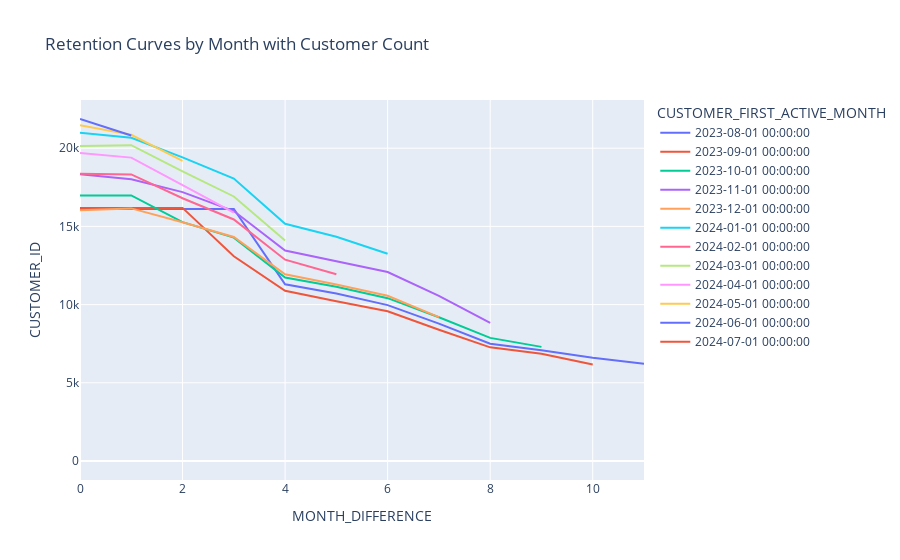
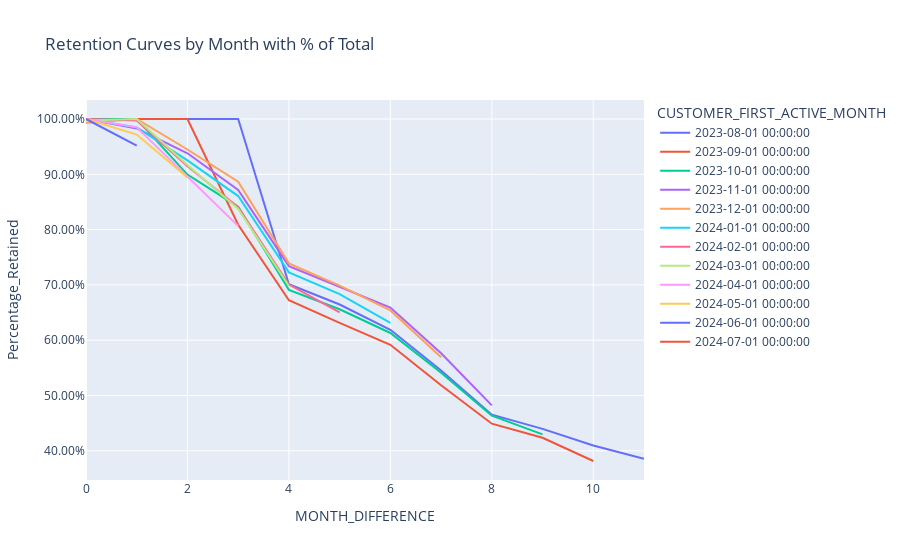

Here is the notebook cell these charts were saved with, in order:
### Code cell
##Draw some retention curves for easy analysis across cohorts

## Just show last year for cleaner retention curves 
month_grouping = month_grouping[month_grouping['CUSTOMER_FIRST_ACTIVE_MONTH'] >= '2023-08-01 00:00:00']
fig = px.line(month_grouping, x="MONTH_DIFFERENCE", y="CUSTOMER_ID", color='CUSTOMER_FIRST_ACTIVE_MONTH', title="Retention Curves by Month with Customer Count")
fig.show()


month_grouping['Percentage_Retained'] = month_grouping['CUSTOMER_ID'] / month_grouping.groupby('CUSTOMER_FIRST_ACTIVE_MONTH')['CUSTOMER_ID'].transform('max')
fig = px.line(month_grouping, x="MONTH_DIFFERENCE", y="Percentage_Retained", color='CUSTOMER_FIRST_ACTIVE_MONTH' , title="Retention Curves by Month with % of Total")
fig.update_layout(yaxis_tickformat=".2%")
fig.show()

### Figure 1 — Plotly figure (JSON) as saved in the notebook; plotly's stock layout.template omitted (floating-point values rounded to 4 significant figures)
{"data": [{"hovertemplate": "CUSTOMER_FIRST_ACTIVE_MONTH=2023-08-01 00:00:00<br>MONTH_DIFFERENCE=%{x}<br>CUSTOMER_ID=%{y}<extra></extra>", "legendgroup": "2023-08-01 00:00:00", "line": {"color": "#636efa", "dash": "solid"}, "marker": {"symbol": "circle"}, "mode": "lines", "name": "2023-08-01 00:00:00", "orientation": "v", "showlegend": true, "type": "scatter", "x": [0, 1, 2, 3, 4, 5, 6, 7, 8, 9, 10, 11], "xaxis": "x", "y": [16109, 16109, 16109, 16109, 11298, 10706, 9969, 8782, 7496, 7082, 6600, 6212], "yaxis": "y"}, {"hovertemplate": "CUSTOMER_FIRST_ACTIVE_MONTH=2023-09-01 00:00:00<br>MONTH_DIFFERENCE=%{x}<br>CUSTOMER_ID=%{y}<extra></extra>", "legendgroup": "2023-09-01 00:00:00", "line": {"color": "#EF553B", "dash": "solid"}, "marker": {"symbol": "circle"}, "mode": "lines", "name": "2023-09-01 00:00:00", "orientation": "v", "showlegend": true, "type": "scatter", "x": [0, 1, 2, 3, 4, 5, 6, 7, 8, 9, 10], "xaxis": "x", "y": [16184, 16184, 16184, 13088, 10881, 10216, 9577, 8392, 7268, 6856, 6176], "yaxis": "y"}, {"hovertemplate": "CUSTOMER_FIRST_ACTIVE_MONTH=2023-10-01 00:00:00<br>MONTH_DIFFERENCE=%{x}<br>CUSTOMER_ID=%{y}<extra></extra>", "legendgroup": "2023-10-01 00:00:00", "line": {"color": "#00cc96", "dash": "solid"}, "marker": {"symbol": "circle"}, "mode": "lines", "name": "2023-10-01 00:00:00", "orientation": "v", "showlegend": true, "type": "scatter", "x": [0, 1, 2, 3, 4, 5, 6, 7, 8, 9], "xaxis": "x", "y": [16981, 16981, 15275, 14285, 11734, 11140, 10411, 9190, 7873, 7298], "yaxis": "y"}, {"hovertemplate": "CUSTOMER_FIRST_ACTIVE_MONTH=2023-11-01 00:00:00<br>MONTH_DIFFERENCE=%{x}<br>CUSTOMER_ID=%{y}<extra></extra>", "legendgroup": "2023-11-01 00:00:00", "line": {"color": "#ab63fa", "dash": "solid"}, "marker": {"symbol": "circle"}, "mode": "lines", "name": "2023-11-01 00:00:00", "orientation": "v", "showlegend": true, "type": "scatter", "x": [0, 1, 2, 3, 4, 5, 6, 7, 8], "xaxis": "x", "y": [18329, 18016, 17194, 15980, 13454, 12779, 12081, 10563, 8839], "yaxis": "y"}, {"hovertemplate": "CUSTOMER_FIRST_ACTIVE_MONTH=2023-12-01 00:00:00<br>MONTH_DIFFERENCE=%{x}<br>CUSTOMER_ID=%{y}<extra></extra>", "legendgroup": "2023-12-01 00:00:00", "line": {"color": "#FFA15A", "dash": "solid"}, "marker": {"symbol": "circle"}, "mode": "lines", "name": "2023-12-01 00:00:00", "orientation": "v", "showlegend": true, "type": "scatter", "x": [0, 1, 2, 3, 4, 5, 6, 7], "xaxis": "x", "y": [16035, 16152, 15261, 14323, 11936, 11286, 10562, 9196], "yaxis": "y"}, {"hovertemplate": "CUSTOMER_FIRST_ACTIVE_MONTH=2024-01-01 00:00:00<br>MONTH_DIFFERENCE=%{x}<br>CUSTOMER_ID=%{y}<extra></extra>", "legendgroup": "2024-01-01 00:00:00", "line": {"color": "#19d3f3", "dash": "solid"}, "marker": {"symbol": "circle"}, "mode": "lines", "name": "2024-01-01 00:00:00", "orientation": "v", "showlegend": true, "type": "scatter", "x": [0, 1, 2, 3, 4, 5, 6], "xaxis": "x", "y": [20986, 20664, 19416, 18062, 15166, 14342, 13253], "yaxis": "y"}, {"hovertemplate": "CUSTOMER_FIRST_ACTIVE_MONTH=2024-02-01 00:00:00<br>MONTH_DIFFERENCE=%{x}<br>CUSTOMER_ID=%{y}<extra></extra>", "legendgroup": "2024-02-01 00:00:00", "line": {"color": "#FF6692", "dash": "solid"}, "marker": {"symbol": "circle"}, "mode": "lines", "name": "2024-02-01 00:00:00", "orientation": "v", "showlegend": true, "type": "scatter", "x": [0, 1, 2, 3, 4, 5], "xaxis": "x", "y": [18369, 18322, 16798, 15444, 12871, 11944], "yaxis": "y"}, {"hovertemplate": "CUSTOMER_FIRST_ACTIVE_MONTH=2024-03-01 00:00:00<br>MONTH_DIFFERENCE=%{x}<br>CUSTOMER_ID=%{y}<extra></extra>", "legendgroup": "2024-03-01 00:00:00", "line": {"color": "#B6E880", "dash": "solid"}, "marker": {"symbol": "circle"}, "mode": "lines", "name": "2024-03-01 00:00:00", "orientation": "v", "showlegend": true, "type": "scatter", "x": [0, 1, 2, 3, 4], "xaxis": "x", "y": [20142, 20196, 18517, 16914, 14099], "yaxis": "y"}, {"hovertemplate": "CUSTOMER_FIRST_ACTIVE_MONTH=2024-04-01 00:00:00<br>MONTH_DIFFERENCE=%{x}<br>CUSTOMER_ID=%{y}<extra></extra>", "legendgroup": "2024-04-01 00:00:00", "line": {"color": "#FF97FF", "dash": "solid"}, "marker": {"symbol": "circle"}, "mode": "lines", "name": "2024-04-01 00:00:00", "orientation": "v", "showlegend": true, "type": "scatter", "x": [0, 1, 2, 3], "xaxis": "x", "y": [19695, 19398, 17642, 15887], "yaxis": "y"}, {"hovertemplate": "CUSTOMER_FIRST_ACTIVE_MONTH=2024-05-01 00:00:00<br>MONTH_DIFFERENCE=%{x}<br>CUSTOMER_ID=%{y}<extra></extra>", "legendgroup": "2024-05-01 00:00:00", "line": {"color": "#FECB52", "dash": "solid"}, "marker": {"symbol": "circle"}, "mode": "lines", "name": "2024-05-01 00:00:00", "orientation": "v", "showlegend": true, "type": "scatter", "x": [0, 1, 2], "xaxis": "x", "y": [21463, 20859, 19194], "yaxis": "y"}, {"hovertemplate": "CUSTOMER_FIRST_ACTIVE_MONTH=2024-06-01 00:00:00<br>MONTH_DIFFERENCE=%{x}<br>CUSTOMER_ID=%{y}<extra></extra>", "legendgroup": "2024-06-01 00:00:00", "line": {"color": "#636efa", "dash": "solid"}, "marker": {"symbol": "circle"}, "mode": "lines", "name": "2024-06-01 00:00:00", "orientation": "v", "showlegend": true, "type": "scatter", "x": [0, 1], "xaxis": "x", "y": [21867, 20812], "yaxis": "y"}, {"hovertemplate": "CUSTOMER_FIRST_ACTIVE_MONTH=2024-07-01 00:00:00<br>MONTH_DIFFERENCE=%{x}<br>CUSTOMER_ID=%{y}<extra></extra>", "legendgroup": "2024-07-01 00:00:00", "line": {"color": "#EF553B", "dash": "solid"}, "marker": {"symbol": "circle"}, "mode": "lines", "name": "2024-07-01 00:00:00", "orientation": "v", "showlegend": true, "type": "scatter", "x": [0], "xaxis": "x", "y": [1], "yaxis": "y"}], "layout": {"autosize": true, "legend": {"title": {"text": "CUSTOMER_FIRST_ACTIVE_MONTH"}, "tracegroupgap": 0}, "title": {"text": "Retention Curves by Month with Customer Count"}, "xaxis": {"anchor": "y", "autorange": true, "domain": [0, 1], "range": [0, 11], "title": {"text": "MONTH_DIFFERENCE"}, "type": "linear"}, "yaxis": {"anchor": "x", "autorange": true, "domain": [0, 1], "range": [-1214.0, 23080.0], "title": {"text": "CUSTOMER_ID"}, "type": "linear"}}}

### Figure 2 — Plotly figure (JSON) as saved in the notebook; plotly's stock layout.template omitted (floating-point values rounded to 4 significant figures)
{"data": [{"hovertemplate": "CUSTOMER_FIRST_ACTIVE_MONTH=2023-08-01 00:00:00<br>MONTH_DIFFERENCE=%{x}<br>Percentage_Retained=%{y}<extra></extra>", "legendgroup": "2023-08-01 00:00:00", "line": {"color": "#636efa", "dash": "solid"}, "marker": {"symbol": "circle"}, "mode": "lines", "name": "2023-08-01 00:00:00", "orientation": "v", "showlegend": true, "type": "scatter", "x": [0, 1, 2, 3, 4, 5, 6, 7, 8, 9, 10, 11], "xaxis": "x", "y": [1, 1, 1, 1, 0.7013, 0.6646, 0.6188, 0.5452, 0.4653, 0.4396, 0.4097, 0.3856], "yaxis": "y"}, {"hovertemplate": "CUSTOMER_FIRST_ACTIVE_MONTH=2023-09-01 00:00:00<br>MONTH_DIFFERENCE=%{x}<br>Percentage_Retained=%{y}<extra></extra>", "legendgroup": "2023-09-01 00:00:00", "line": {"color": "#EF553B", "dash": "solid"}, "marker": {"symbol": "circle"}, "mode": "lines", "name": "2023-09-01 00:00:00", "orientation": "v", "showlegend": true, "type": "scatter", "x": [0, 1, 2, 3, 4, 5, 6, 7, 8, 9, 10], "xaxis": "x", "y": [1, 1, 1, 0.8087, 0.6723, 0.6312, 0.5918, 0.5185, 0.4491, 0.4236, 0.3816], "yaxis": "y"}, {"hovertemplate": "CUSTOMER_FIRST_ACTIVE_MONTH=2023-10-01 00:00:00<br>MONTH_DIFFERENCE=%{x}<br>Percentage_Retained=%{y}<extra></extra>", "legendgroup": "2023-10-01 00:00:00", "line": {"color": "#00cc96", "dash": "solid"}, "marker": {"symbol": "circle"}, "mode": "lines", "name": "2023-10-01 00:00:00", "orientation": "v", "showlegend": true, "type": "scatter", "x": [0, 1, 2, 3, 4, 5, 6, 7, 8, 9], "xaxis": "x", "y": [1, 1, 0.8995, 0.8412, 0.691, 0.656, 0.6131, 0.5412, 0.4636, 0.4298], "yaxis": "y"}, {"hovertemplate": "CUSTOMER_FIRST_ACTIVE_MONTH=2023-11-01 00:00:00<br>MONTH_DIFFERENCE=%{x}<br>Percentage_Retained=%{y}<extra></extra>", "legendgroup": "2023-11-01 00:00:00", "line": {"color": "#ab63fa", "dash": "solid"}, "marker": {"symbol": "circle"}, "mode": "lines", "name": "2023-11-01 00:00:00", "orientation": "v", "showlegend": true, "type": "scatter", "x": [0, 1, 2, 3, 4, 5, 6, 7, 8], "xaxis": "x", "y": [1, 0.9829, 0.9381, 0.8718, 0.734, 0.6972, 0.6591, 0.5763, 0.4822], "yaxis": "y"}, {"hovertemplate": "CUSTOMER_FIRST_ACTIVE_MONTH=2023-12-01 00:00:00<br>MONTH_DIFFERENCE=%{x}<br>Percentage_Retained=%{y}<extra></extra>", "legendgroup": "2023-12-01 00:00:00", "line": {"color": "#FFA15A", "dash": "solid"}, "marker": {"symbol": "circle"}, "mode": "lines", "name": "2023-12-01 00:00:00", "orientation": "v", "showlegend": true, "type": "scatter", "x": [0, 1, 2, 3, 4, 5, 6, 7], "xaxis": "x", "y": [0.9928, 1, 0.9448, 0.8868, 0.739, 0.6987, 0.6539, 0.5693], "yaxis": "y"}, {"hovertemplate": "CUSTOMER_FIRST_ACTIVE_MONTH=2024-01-01 00:00:00<br>MONTH_DIFFERENCE=%{x}<br>Percentage_Retained=%{y}<extra></extra>", "legendgroup": "2024-01-01 00:00:00", "line": {"color": "#19d3f3", "dash": "solid"}, "marker": {"symbol": "circle"}, "mode": "lines", "name": "2024-01-01 00:00:00", "orientation": "v", "showlegend": true, "type": "scatter", "x": [0, 1, 2, 3, 4, 5, 6], "xaxis": "x", "y": [1, 0.9847, 0.9252, 0.8607, 0.7227, 0.6834, 0.6315], "yaxis": "y"}, {"hovertemplate": "CUSTOMER_FIRST_ACTIVE_MONTH=2024-02-01 00:00:00<br>MONTH_DIFFERENCE=%{x}<br>Percentage_Retained=%{y}<extra></extra>", "legendgroup": "2024-02-01 00:00:00", "line": {"color": "#FF6692", "dash": "solid"}, "marker": {"symbol": "circle"}, "mode": "lines", "name": "2024-02-01 00:00:00", "orientation": "v", "showlegend": true, "type": "scatter", "x": [0, 1, 2, 3, 4, 5], "xaxis": "x", "y": [1, 0.9974, 0.9145, 0.8408, 0.7007, 0.6502], "yaxis": "y"}, {"hovertemplate": "CUSTOMER_FIRST_ACTIVE_MONTH=2024-03-01 00:00:00<br>MONTH_DIFFERENCE=%{x}<br>Percentage_Retained=%{y}<extra></extra>", "legendgroup": "2024-03-01 00:00:00", "line": {"color": "#B6E880", "dash": "solid"}, "marker": {"symbol": "circle"}, "mode": "lines", "name": "2024-03-01 00:00:00", "orientation": "v", "showlegend": true, "type": "scatter", "x": [0, 1, 2, 3, 4], "xaxis": "x", "y": [0.9973, 1, 0.9169, 0.8375, 0.6981], "yaxis": "y"}, {"hovertemplate": "CUSTOMER_FIRST_ACTIVE_MONTH=2024-04-01 00:00:00<br>MONTH_DIFFERENCE=%{x}<br>Percentage_Retained=%{y}<extra></extra>", "legendgroup": "2024-04-01 00:00:00", "line": {"color": "#FF97FF", "dash": "solid"}, "marker": {"symbol": "circle"}, "mode": "lines", "name": "2024-04-01 00:00:00", "orientation": "v", "showlegend": true, "type": "scatter", "x": [0, 1, 2, 3], "xaxis": "x", "y": [1, 0.9849, 0.8958, 0.8067], "yaxis": "y"}, {"hovertemplate": "CUSTOMER_FIRST_ACTIVE_MONTH=2024-05-01 00:00:00<br>MONTH_DIFFERENCE=%{x}<br>Percentage_Retained=%{y}<extra></extra>", "legendgroup": "2024-05-01 00:00:00", "line": {"color": "#FECB52", "dash": "solid"}, "marker": {"symbol": "circle"}, "mode": "lines", "name": "2024-05-01 00:00:00", "orientation": "v", "showlegend": true, "type": "scatter", "x": [0, 1, 2], "xaxis": "x", "y": [1, 0.9719, 0.8943], "yaxis": "y"}, {"hovertemplate": "CUSTOMER_FIRST_ACTIVE_MONTH=2024-06-01 00:00:00<br>MONTH_DIFFERENCE=%{x}<br>Percentage_Retained=%{y}<extra></extra>", "legendgroup": "2024-06-01 00:00:00", "line": {"color": "#636efa", "dash": "solid"}, "marker": {"symbol": "circle"}, "mode": "lines", "name": "2024-06-01 00:00:00", "orientation": "v", "showlegend": true, "type": "scatter", "x": [0, 1], "xaxis": "x", "y": [1, 0.9518], "yaxis": "y"}, {"hovertemplate": "CUSTOMER_FIRST_ACTIVE_MONTH=2024-07-01 00:00:00<br>MONTH_DIFFERENCE=%{x}<br>Percentage_Retained=%{y}<extra></extra>", "legendgroup": "2024-07-01 00:00:00", "line": {"color": "#EF553B", "dash": "solid"}, "marker": {"symbol": "circle"}, "mode": "lines", "name": "2024-07-01 00:00:00", "orientation": "v", "showlegend": true, "type": "scatter", "x": [0], "xaxis": "x", "y": [1], "yaxis": "y"}], "layout": {"autosize": true, "legend": {"title": {"text": "CUSTOMER_FIRST_ACTIVE_MONTH"}, "tracegroupgap": 0}, "title": {"text": "Retention Curves by Month with % of Total"}, "xaxis": {"anchor": "y", "autorange": true, "domain": [0, 1], "range": [0, 11], "title": {"text": "MONTH_DIFFERENCE"}, "type": "linear"}, "yaxis": {"anchor": "x", "autorange": true, "domain": [0, 1], "range": [0.3473, 1.034], "tickformat": ".2%", "title": {"text": "Percentage_Retained"}, "type": "linear"}}}
